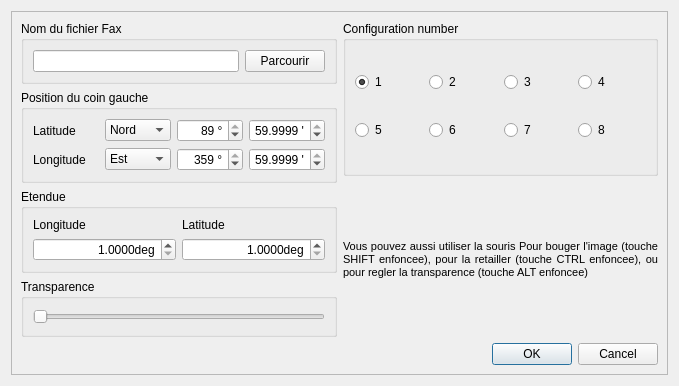
<?xml version="1.0" encoding="UTF-8"?>
<ui version="4.0">
 <class>dialogFaxMeteo_ui</class>
 <widget class="QDialog" name="dialogFaxMeteo_ui">
  <property name="geometry">
   <rect>
    <x>0</x>
    <y>0</y>
    <width>679</width>
    <height>386</height>
   </rect>
  </property>
  <property name="windowTitle">
   <string>Dialog</string>
  </property>
  <layout class="QHBoxLayout" name="horizontalLayout">
   <item>
    <widget class="QScrollArea" name="scrollArea">
     <property name="widgetResizable">
      <bool>true</bool>
     </property>
     <widget class="QWidget" name="scrollAreaWidgetContents">
      <property name="geometry">
       <rect>
        <x>0</x>
        <y>0</y>
        <width>659</width>
        <height>366</height>
       </rect>
      </property>
      <layout class="QVBoxLayout" name="verticalLayout_2">
       <item>
        <layout class="QHBoxLayout" name="horizontalLayout_2">
         <item>
          <layout class="QVBoxLayout" name="verticalLayout">
           <item>
            <widget class="QGroupBox" name="groupBox">
             <property name="title">
              <string>Nom du fichier Fax</string>
             </property>
             <layout class="QHBoxLayout" name="horizontalLayout_3">
              <item>
               <widget class="QLineEdit" name="FileName"/>
              </item>
              <item>
               <widget class="QPushButton" name="Browse">
                <property name="text">
                 <string>Parcourir</string>
                </property>
               </widget>
              </item>
             </layout>
            </widget>
           </item>
           <item>
            <widget class="QGroupBox" name="groupBox_2">
             <property name="title">
              <string>Position du coin gauche</string>
             </property>
             <layout class="QGridLayout" name="gridLayout">
              <item row="0" column="2">
               <widget class="QDoubleSpinBox" name="lat_deg">
                <property name="alignment">
                 <set>Qt::AlignRight|Qt::AlignTrailing|Qt::AlignVCenter</set>
                </property>
                <property name="prefix">
                 <string/>
                </property>
                <property name="suffix">
                 <string> °</string>
                </property>
                <property name="decimals">
                 <number>0</number>
                </property>
                <property name="maximum">
                 <double>89.000000000000000</double>
                </property>
                <property name="value">
                 <double>89.000000000000000</double>
                </property>
               </widget>
              </item>
              <item row="0" column="3">
               <widget class="QDoubleSpinBox" name="lat_min">
                <property name="alignment">
                 <set>Qt::AlignRight|Qt::AlignTrailing|Qt::AlignVCenter</set>
                </property>
                <property name="suffix">
                 <string> '</string>
                </property>
                <property name="decimals">
                 <number>4</number>
                </property>
                <property name="minimum">
                 <double>0.000000000000000</double>
                </property>
                <property name="maximum">
                 <double>59.999899999999997</double>
                </property>
                <property name="value">
                 <double>59.999899999999997</double>
                </property>
               </widget>
              </item>
              <item row="1" column="0">
               <widget class="QLabel" name="label_5">
                <property name="text">
                 <string>Longitude</string>
                </property>
               </widget>
              </item>
              <item row="1" column="1">
               <widget class="QComboBox" name="lon_sig">
                <item>
                 <property name="text">
                  <string>Est</string>
                 </property>
                </item>
                <item>
                 <property name="text">
                  <string>Ouest</string>
                 </property>
                </item>
               </widget>
              </item>
              <item row="0" column="0">
               <widget class="QLabel" name="label_2">
                <property name="text">
                 <string>Latitude</string>
                </property>
               </widget>
              </item>
              <item row="0" column="1">
               <widget class="QComboBox" name="lat_sig">
                <item>
                 <property name="text">
                  <string>Nord</string>
                 </property>
                </item>
                <item>
                 <property name="text">
                  <string>Sud</string>
                 </property>
                </item>
               </widget>
              </item>
              <item row="1" column="2">
               <widget class="QDoubleSpinBox" name="lon_deg">
                <property name="alignment">
                 <set>Qt::AlignRight|Qt::AlignTrailing|Qt::AlignVCenter</set>
                </property>
                <property name="suffix">
                 <string> °</string>
                </property>
                <property name="decimals">
                 <number>0</number>
                </property>
                <property name="maximum">
                 <double>359.000000000000000</double>
                </property>
                <property name="value">
                 <double>359.000000000000000</double>
                </property>
               </widget>
              </item>
              <item row="1" column="3">
               <widget class="QDoubleSpinBox" name="lon_min">
                <property name="alignment">
                 <set>Qt::AlignRight|Qt::AlignTrailing|Qt::AlignVCenter</set>
                </property>
                <property name="suffix">
                 <string> '</string>
                </property>
                <property name="decimals">
                 <number>4</number>
                </property>
                <property name="minimum">
                 <double>0.000000000000000</double>
                </property>
                <property name="maximum">
                 <double>59.999899999999997</double>
                </property>
                <property name="value">
                 <double>59.999899999999997</double>
                </property>
               </widget>
              </item>
             </layout>
            </widget>
           </item>
           <item>
            <widget class="QGroupBox" name="groupBox_3">
             <property name="title">
              <string>Etendue</string>
             </property>
             <layout class="QGridLayout" name="gridLayout_2">
              <item row="0" column="0">
               <widget class="QLabel" name="label">
                <property name="text">
                 <string>Longitude</string>
                </property>
               </widget>
              </item>
              <item row="0" column="1">
               <widget class="QLabel" name="label_3">
                <property name="text">
                 <string>Latitude</string>
                </property>
               </widget>
              </item>
              <item row="1" column="0">
               <widget class="QDoubleSpinBox" name="lonRange">
                <property name="alignment">
                 <set>Qt::AlignRight|Qt::AlignTrailing|Qt::AlignVCenter</set>
                </property>
                <property name="suffix">
                 <string>deg</string>
                </property>
                <property name="decimals">
                 <number>4</number>
                </property>
                <property name="minimum">
                 <double>1.000000000000000</double>
                </property>
                <property name="maximum">
                 <double>180.000000000000000</double>
                </property>
               </widget>
              </item>
              <item row="1" column="1">
               <widget class="QDoubleSpinBox" name="latRange">
                <property name="alignment">
                 <set>Qt::AlignRight|Qt::AlignTrailing|Qt::AlignVCenter</set>
                </property>
                <property name="suffix">
                 <string>deg</string>
                </property>
                <property name="decimals">
                 <number>4</number>
                </property>
                <property name="minimum">
                 <double>1.000000000000000</double>
                </property>
                <property name="maximum">
                 <double>180.000000000000000</double>
                </property>
               </widget>
              </item>
             </layout>
            </widget>
           </item>
           <item>
            <widget class="QGroupBox" name="groupBox_4">
             <property name="title">
              <string>Transparence</string>
             </property>
             <layout class="QHBoxLayout" name="horizontalLayout_4">
              <item>
               <widget class="QSlider" name="alpha">
                <property name="maximum">
                 <number>90</number>
                </property>
                <property name="orientation">
                 <enum>Qt::Horizontal</enum>
                </property>
                <property name="invertedAppearance">
                 <bool>false</bool>
                </property>
                <property name="invertedControls">
                 <bool>false</bool>
                </property>
               </widget>
              </item>
             </layout>
            </widget>
           </item>
          </layout>
         </item>
         <item>
          <layout class="QVBoxLayout" name="verticalLayout_3">
           <item>
            <widget class="QGroupBox" name="groupBox_5">
             <property name="title">
              <string>Configuration number</string>
             </property>
             <layout class="QGridLayout" name="gridLayout_3">
              <item row="0" column="0">
               <widget class="QRadioButton" name="preset1">
                <property name="text">
                 <string>1</string>
                </property>
                <property name="checked">
                 <bool>true</bool>
                </property>
               </widget>
              </item>
              <item row="0" column="1">
               <widget class="QRadioButton" name="preset2">
                <property name="text">
                 <string>2</string>
                </property>
               </widget>
              </item>
              <item row="0" column="2">
               <widget class="QRadioButton" name="preset3">
                <property name="text">
                 <string>3</string>
                </property>
               </widget>
              </item>
              <item row="0" column="3">
               <widget class="QRadioButton" name="preset4">
                <property name="text">
                 <string>4</string>
                </property>
               </widget>
              </item>
              <item row="1" column="0">
               <widget class="QRadioButton" name="preset5">
                <property name="text">
                 <string>5</string>
                </property>
               </widget>
              </item>
              <item row="1" column="1">
               <widget class="QRadioButton" name="preset6">
                <property name="text">
                 <string>6</string>
                </property>
               </widget>
              </item>
              <item row="1" column="2">
               <widget class="QRadioButton" name="preset7">
                <property name="text">
                 <string>7</string>
                </property>
               </widget>
              </item>
              <item row="1" column="3">
               <widget class="QRadioButton" name="preset8">
                <property name="text">
                 <string>8</string>
                </property>
               </widget>
              </item>
             </layout>
            </widget>
           </item>
           <item>
            <widget class="QLabel" name="label_6">
             <property name="sizePolicy">
              <sizepolicy hsizetype="MinimumExpanding" vsizetype="Minimum">
               <horstretch>0</horstretch>
               <verstretch>0</verstretch>
              </sizepolicy>
             </property>
             <property name="text">
              <string>&lt;!DOCTYPE HTML PUBLIC &quot;-//W3C//DTD HTML 4.0//EN&quot; &quot;http://www.w3.org/TR/REC-html40/strict.dtd&quot;&gt;
&lt;html&gt;&lt;head&gt;&lt;meta name=&quot;qrichtext&quot; content=&quot;1&quot; /&gt;&lt;style type=&quot;text/css&quot;&gt;
p, li { white-space: pre-wrap; }
&lt;/style&gt;&lt;/head&gt;&lt;body style=&quot; font-family:'MS Shell Dlg 2'; font-size:8.25pt; font-weight:400; font-style:normal;&quot;&gt;
&lt;p align=&quot;justify&quot; style=&quot; margin-top:0px; margin-bottom:0px; margin-left:0px; margin-right:0px; -qt-block-indent:0; text-indent:0px;&quot;&gt;&lt;span style=&quot; font-size:8pt;&quot;&gt;Vous pouvez aussi utiliser la souris Pour bouger l'image (touche SHIFT enfoncee), pour la retailler (touche CTRL enfoncee), ou pour regler la transparence (touche ALT enfoncee)&lt;/span&gt;&lt;/p&gt;&lt;/body&gt;&lt;/html&gt;</string>
             </property>
             <property name="scaledContents">
              <bool>false</bool>
             </property>
             <property name="alignment">
              <set>Qt::AlignJustify|Qt::AlignVCenter</set>
             </property>
             <property name="wordWrap">
              <bool>true</bool>
             </property>
             <property name="margin">
              <number>4</number>
             </property>
            </widget>
           </item>
          </layout>
         </item>
        </layout>
       </item>
       <item>
        <widget class="QDialogButtonBox" name="buttonBox">
         <property name="orientation">
          <enum>Qt::Horizontal</enum>
         </property>
         <property name="standardButtons">
          <set>QDialogButtonBox::Cancel|QDialogButtonBox::Ok</set>
         </property>
        </widget>
       </item>
      </layout>
     </widget>
    </widget>
   </item>
  </layout>
 </widget>
 <tabstops>
  <tabstop>FileName</tabstop>
  <tabstop>Browse</tabstop>
  <tabstop>lat_sig</tabstop>
  <tabstop>lat_deg</tabstop>
  <tabstop>lat_min</tabstop>
  <tabstop>lon_sig</tabstop>
  <tabstop>lon_deg</tabstop>
  <tabstop>lon_min</tabstop>
  <tabstop>lonRange</tabstop>
  <tabstop>latRange</tabstop>
  <tabstop>alpha</tabstop>
 </tabstops>
 <resources/>
 <connections>
  <connection>
   <sender>buttonBox</sender>
   <signal>accepted()</signal>
   <receiver>dialogFaxMeteo_ui</receiver>
   <slot>accept()</slot>
   <hints>
    <hint type="sourcelabel">
     <x>248</x>
     <y>254</y>
    </hint>
    <hint type="destinationlabel">
     <x>157</x>
     <y>274</y>
    </hint>
   </hints>
  </connection>
  <connection>
   <sender>buttonBox</sender>
   <signal>rejected()</signal>
   <receiver>dialogFaxMeteo_ui</receiver>
   <slot>reject()</slot>
   <hints>
    <hint type="sourcelabel">
     <x>316</x>
     <y>260</y>
    </hint>
    <hint type="destinationlabel">
     <x>286</x>
     <y>274</y>
    </hint>
   </hints>
  </connection>
 </connections>
</ui>
